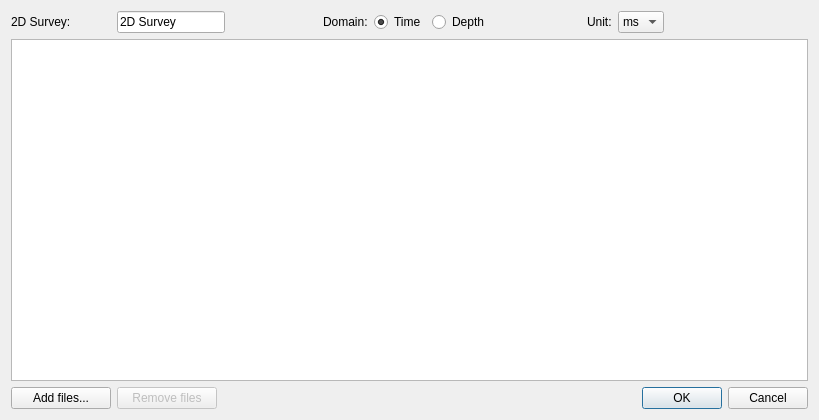
<?xml version="1.0" encoding="UTF-8"?>
<ui version="4.0">
 <class>CXDlgImport2DSEGY</class>
 <widget class="QDialog" name="CXDlgImport2DSEGY">
  <property name="geometry">
   <rect>
    <x>0</x>
    <y>0</y>
    <width>819</width>
    <height>420</height>
   </rect>
  </property>
  <property name="windowTitle">
   <string>CXDlgImport2DSEGY</string>
  </property>
  <layout class="QGridLayout" name="gridLayout">
   <item row="0" column="0">
    <widget class="QLabel" name="label">
     <property name="text">
      <string>2D Survey:</string>
     </property>
    </widget>
   </item>
   <item row="0" column="1">
    <widget class="QLineEdit" name="lineEditSurvey">
     <property name="text">
      <string>2D Survey</string>
     </property>
    </widget>
   </item>
   <item row="0" column="2">
    <spacer name="horizontalSpacer_2">
     <property name="orientation">
      <enum>Qt::Horizontal</enum>
     </property>
     <property name="sizeHint" stdset="0">
      <size>
       <width>63</width>
       <height>20</height>
      </size>
     </property>
    </spacer>
   </item>
   <item row="0" column="3">
    <widget class="QLabel" name="label_2">
     <property name="text">
      <string>Domain:</string>
     </property>
    </widget>
   </item>
   <item row="0" column="4">
    <widget class="QRadioButton" name="radioButtonTime">
     <property name="text">
      <string>Time</string>
     </property>
     <property name="checked">
      <bool>true</bool>
     </property>
    </widget>
   </item>
   <item row="0" column="5">
    <widget class="QRadioButton" name="radioButtonDepth">
     <property name="text">
      <string>Depth</string>
     </property>
    </widget>
   </item>
   <item row="0" column="6">
    <spacer name="horizontalSpacer_3">
     <property name="orientation">
      <enum>Qt::Horizontal</enum>
     </property>
     <property name="sizeHint" stdset="0">
      <size>
       <width>63</width>
       <height>20</height>
      </size>
     </property>
    </spacer>
   </item>
   <item row="0" column="7">
    <widget class="QLabel" name="label_3">
     <property name="text">
      <string>Unit:</string>
     </property>
    </widget>
   </item>
   <item row="0" column="8">
    <widget class="QComboBox" name="comboBoxUnit">
     <item>
      <property name="text">
       <string>ms</string>
      </property>
     </item>
     <item>
      <property name="text">
       <string>s</string>
      </property>
     </item>
    </widget>
   </item>
   <item row="0" column="9">
    <spacer name="horizontalSpacer">
     <property name="orientation">
      <enum>Qt::Horizontal</enum>
     </property>
     <property name="sizeHint" stdset="0">
      <size>
       <width>138</width>
       <height>20</height>
      </size>
     </property>
    </spacer>
   </item>
   <item row="1" column="0" colspan="10">
    <widget class="QTableWidget" name="tableWidget"/>
   </item>
   <item row="2" column="0">
    <widget class="QPushButton" name="pushButtonAddFiles">
     <property name="minimumSize">
      <size>
       <width>100</width>
       <height>0</height>
      </size>
     </property>
     <property name="maximumSize">
      <size>
       <width>100</width>
       <height>16777215</height>
      </size>
     </property>
     <property name="text">
      <string>Add files...</string>
     </property>
    </widget>
   </item>
   <item row="2" column="1">
    <widget class="QPushButton" name="pushButtonRemvoeFiles">
     <property name="enabled">
      <bool>false</bool>
     </property>
     <property name="minimumSize">
      <size>
       <width>100</width>
       <height>0</height>
      </size>
     </property>
     <property name="maximumSize">
      <size>
       <width>100</width>
       <height>16777215</height>
      </size>
     </property>
     <property name="text">
      <string>Remove files</string>
     </property>
    </widget>
   </item>
   <item row="2" column="6" colspan="4">
    <widget class="QDialogButtonBox" name="buttonBox">
     <property name="standardButtons">
      <set>QDialogButtonBox::Cancel|QDialogButtonBox::Ok</set>
     </property>
    </widget>
   </item>
  </layout>
 </widget>
 <layoutdefault spacing="6" margin="11"/>
 <resources/>
 <connections/>
</ui>
